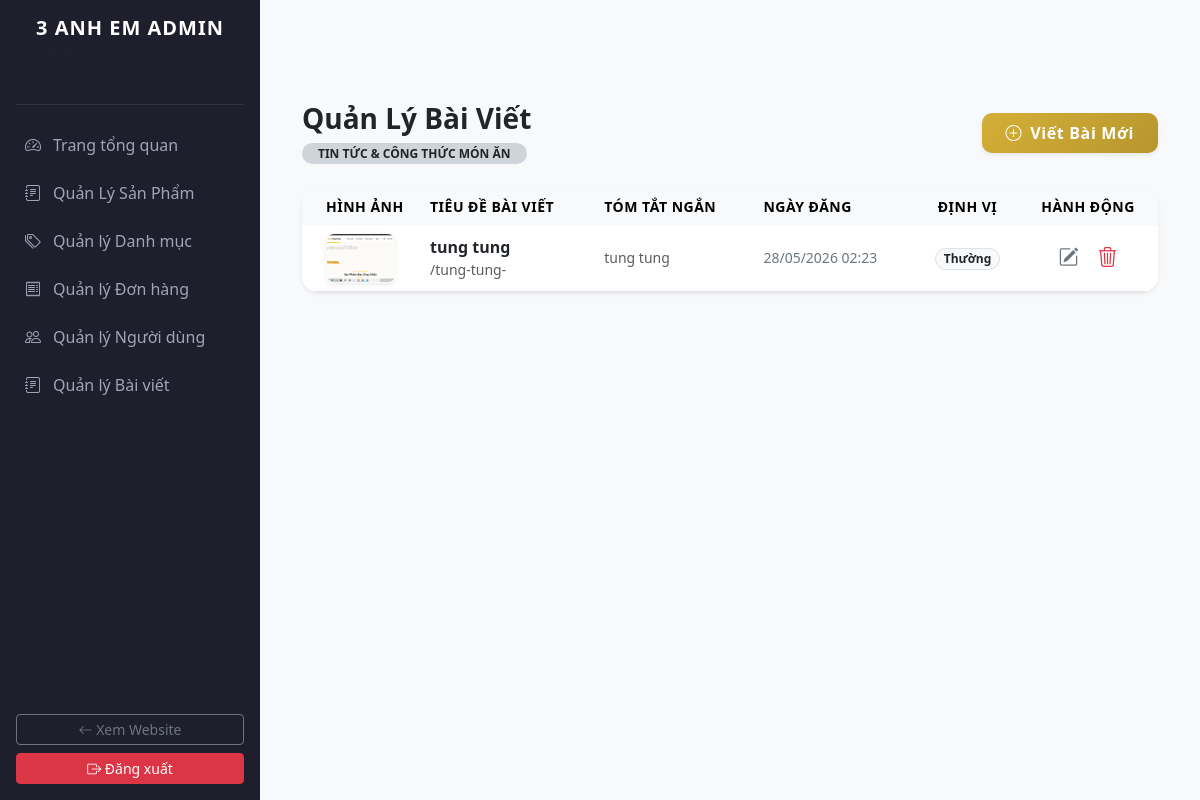
The page /phomai3anhem/admin/admin-posts.php (signed in) on the database its author committed.
### tables this page shows
CREATE TABLE `posts` (
  `id` int(11) NOT NULL,
  `title` varchar(255) NOT NULL,
  `slug` varchar(255) NOT NULL,
  `image` varchar(255) DEFAULT 'default-post.jpg',
  `summary` varchar(500) DEFAULT NULL,
  `content` text NOT NULL,
  `created_at` timestamp NOT NULL DEFAULT current_timestamp()
);

### phomai3anhem/admin/admin-posts.php (the view, shortened to what this page needs)
<?php
include_once '../config/db.php';
include_once 'includes/header.php';
$stmt = $pdo->query("SELECT * FROM posts ORDER BY id DESC");
$posts = $stmt->fetchAll();
?>
<div class="container my-5 pt-4">
    <div class="d-flex justify-content-between align-items-center mb-4">
        <div>
            <h3 class="fw-bold text-dark mb-1">Quản Lý Bài Viết</h3>
            <span class="badge bg-dark-subtle text-dark rounded-pill px-3 py-1.5 small text-uppercase">Tin tức & Công thức món ăn</span>
        </div>
        <button type="button" class="btn btn-gold px-4 py-2 text-white shadow-sm" onclick="openAddPostModal()">
            <i class="bi bi-plus-circle me-2"></i>Viết Bài Mới
        </button>
    </div>
    <div class="card border-0 shadow-sm rounded-4 overflow-hidden bg-white">
        <div class="table-responsive">
            <table class="table table-hover align-middle mb-0">
                <thead class="table-light text-secondary small text-uppercase" style="letter-spacing: 0.5px;">
                    <tr>
                        <th class="border-0 ps-4" style="width: 120px;">Hình ảnh</th>
                        <th class="border-0">Tiêu đề bài viết</th>
                        <th class="border-0">Tóm tắt ngắn</th>
                        <th class="border-0">Ngày đăng</th>
                        <th class="border-0 text-center">Định Vị</th>
                        <th class="border-0 text-center" style="width: 140px;">Hành động</th>
                    </tr>
                </thead>
                <tbody>
                    <?php if (count($posts) > 0): ?>
                        <?php foreach ($posts as $post): ?>
                            <tr>
                                <td class="ps-4">
                                    <img src="../assets/img/<?= !empty($post['image']) ? $post['image'] : 'default-post.jpg'; ?>"
                                         class="rounded-3 border border-light shadow-sm" style="width: 70px; height: 50px; object-fit: cover;" alt="">
                                </td>
                                <td>
                                    <div class="fw-bold text-dark text-truncate" style="max-width: 250px;" title="<?= htmlspecialchars($post['title']); ?>">
                                        <?= htmlspecialchars($post['title']); ?>
                                    </div>
                                    <small class="text-muted d-block text-lowercase">/<?= htmlspecialchars($post['slug']); ?></small>
                                </td>
                                <td>
                                    <small class="text-muted d-block text-truncate" style="max-width: 300px;">
                                        <?= htmlspecialchars($post['summary'] ?? 'Không có tóm tắt...'); ?>
                                    </small>
                                </td>
                                <td class="small text-secondary">
                                    <?= date('d/m/Y H:i', strtotime($post['created_at'])); ?>
                                </td>
                                <td class="text-center">
                                    <?php if (isset($post['is_featured']) && $post['is_featured'] == 1): ?>
                                        <span class="badge bg-danger-subtle text-danger rounded-pill px-2.5 py-1 small fw-bold">Nổi bật</span>
                                    <?php else: ?>
                                        <span class="badge bg-light text-dark rounded-pill px-2.5 py-1 small border">Thường</span>
                                    <?php endif; ?>
                                </td>
                                <td class="text-center">
                                    <div class="btn-group gap-1">
                                        <button type="button" class="btn btn-sm btn-outline-secondary rounded-3 border-0 px-2"
                                                onclick='openEditPostModal(<?= htmlspecialchars(json_encode($post, JSON_UNESCAPED_UNICODE), ENT_QUOTES, "UTF-8"); ?>)' title="Sửa bài viết">
                                            <i class="bi bi-pencil-square fs-5"></i>
                                        </button>
                                        <a href="admin-post-process.php?action=delete&id=<?= $post['id']; ?>"
                                           class="btn btn-sm btn-outline-danger rounded-3 border-0 px-2"
                                           onclick="return confirm('Bạn có chắc chắn muốn xóa bài viết này không?')" title="Xóa bỏ">
                                            <i class="bi bi-trash3 fs-5"></i>
                                        </a>
                                    </div>
                                </td>
                            </tr>
                        <?php endforeach; ?>
                    <?php else: ?>
                        <tr>
                            <td colspan="6" class="text-center py-5 text-muted small">Chưa có bài viết nào trong hệ thống.</td>
                        </tr>
                    <?php endif; ?>
                </tbody>
            </table>
        </div>
    </div>
</div>
<?php include_once 'includes/footer.php'; ?>

### phomai3anhem/assets/css/style.css (style rules this page uses)
:root { --primary-gold: #E5A93B; --bg-cream: #FDFBF7; --text-charcoal: #2C2C2C; --glass-bg: rgba(255, 255, 255, 0.7); --glass-border: rgba(255, 255, 255, 0.4); --glass-blur: blur(12px); }
body { background-color: var(--bg-cream); color: var(--text-charcoal); font-family: 'Segoe UI', Tahoma, Geneva, Verdana, sans-serif; overflow-x: hidden; }
.btn-gold { background-color: var(--primary-gold); color: #ffffff; border-radius: 30px; padding: 10px 24px; font-weight: 600; border: none; transition: all 0.3s ease; }
.btn-gold { background: linear-gradient(135deg, #d4af37 0%, #b8962e 100%); color: #fff; border: none; border-radius: 10px; font-weight: 600; letter-spacing: 0.04em; transition: all 0.22s ease; box-shadow: 0 4px 18px rgba(212, 175, 55, 0.4); }

### phomai3anhem/admin/includes/header.php (style rules this page uses)
:root { --sidebar-width: 260px; --gold-color: #cca43b; }
body { background-color: #f8f9fa; font-family: 'Segoe UI', system-ui, sans-serif; }

### phomai3anhem/admin/admin-posts.php (style rules this page uses)
.btn-gold { background-color: #E5A93B !important; border: none !important; font-weight: 600; transition: all 0.3s ease; }

### rows shown on the page
posts: image (picture), title "tung tung", slug "tung-tung-", summary "tung tung", created_at "28/05/2026 02:23"
